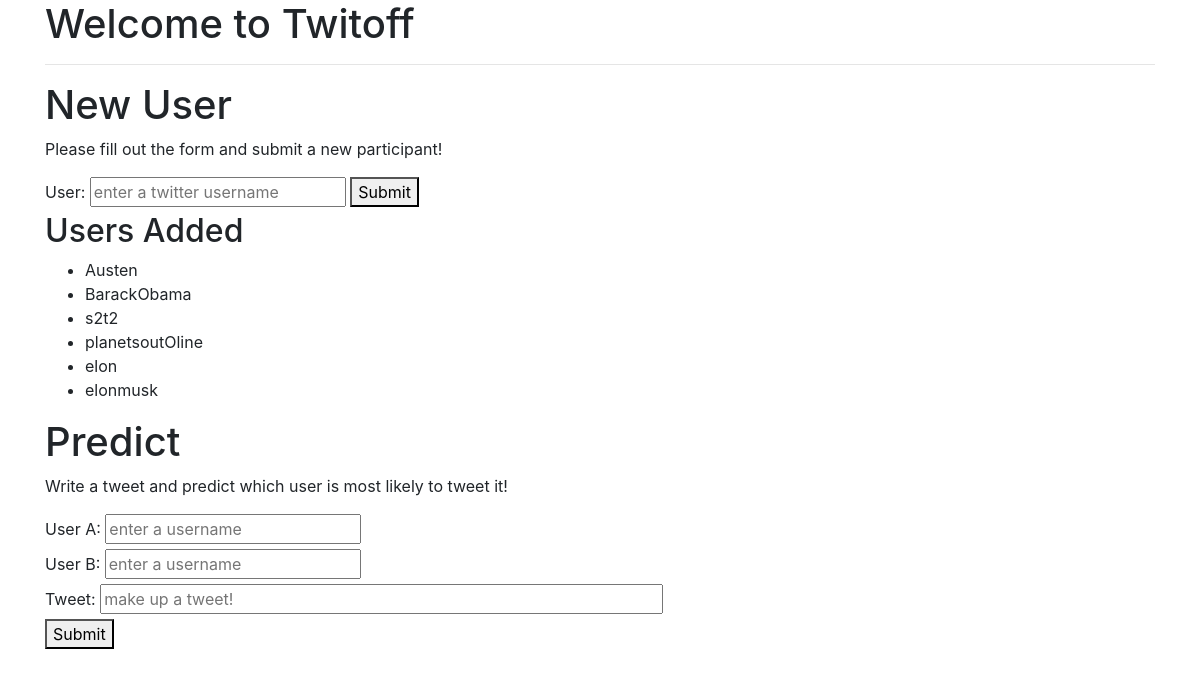
Before: /new with the older database file.
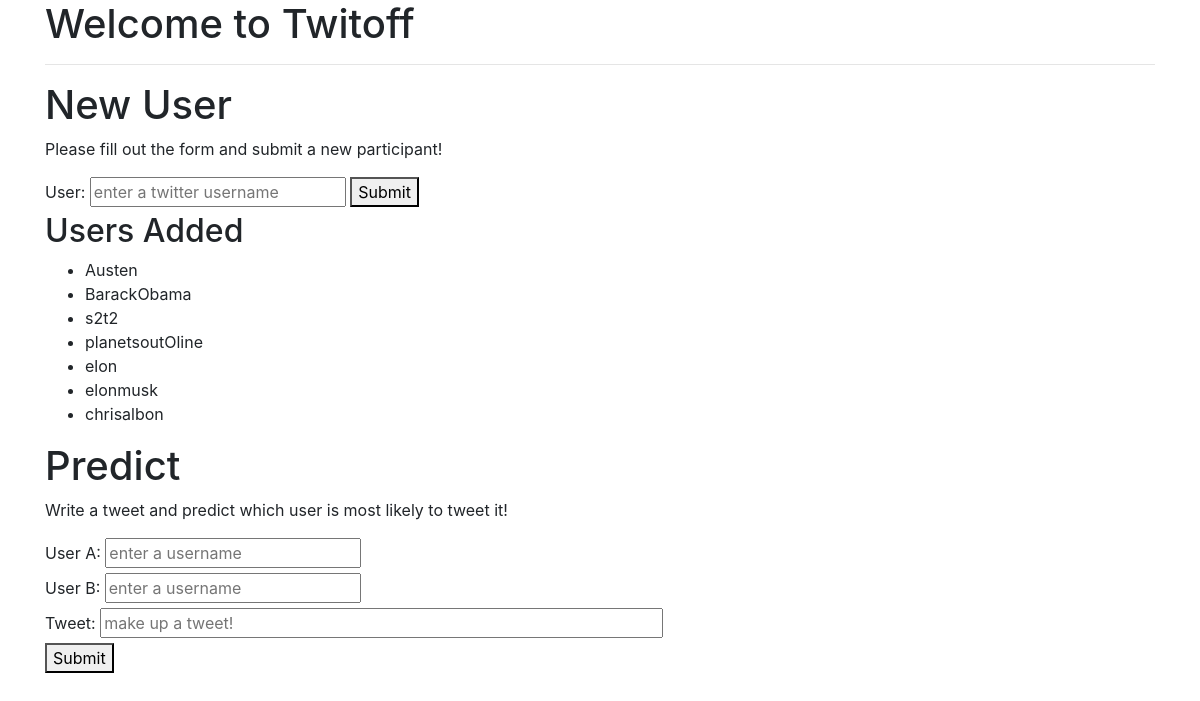
After: the same page with the newer database file.
### twitoff/models.py (models this page shows)
class User(db.Model):
    id = db.Column(db.BigInteger, primary_key=True)
    screen_name = db.Column(db.String(128), nullable=False)
    name = db.Column(db.String)
    location = db.Column(db.String)
    followers_count = db.Column(db.Integer)

### twitoff/app.py (the view)
    @app.route("/new")
    def new_data():
        users = get_users_from_db()
        return render_template("new_data.html", message="Users Added", users=users)

### twitoff/templates/new_data.html (shortened to what this page needs)
<!DOCTYPE html>
<html lang="en">
<head>
    <link rel="stylesheet" href="https://stackpath.bootstrapcdn.com/bootstrap/4.3.1/css/bootstrap.min.css">
</head>
<body>
    <div class="container">
        <div id="nav">
          {% block nav %}
            <h1>Welcome to Twitoff</h1>
          {% endblock %}
        </div>
        <hr>
    <h1>New User</h1>
    <p>Please fill out the form and submit a new participant!</p>
    <form action="/new/create" method="POST">
        <label>User:</label>
        <input type="text" name="user" placeholder="enter a twitter username">
        <button>Submit</button>
    </form>
{% block content %}
    <h2>Users Added</h2>
    {% if users %}
        <ul>
        {% for user in users %}
            <li>{{ user["screen_name"] }}</li>
        {% endfor %}
        </ul>
    {% else %}
        <p>no users found.</p>
    {% endif %}
{% endblock %}
    <h1>Predict</h1>
    <p>Write a tweet and predict which user is most likely to tweet it!</p>
    <form action="/new/predict" method="POST">
        <label>User A:</label>
        <input type="text" name="user_a" placeholder="enter a username">
        <br>
        <label>User B:</label>
        <input type="text" name="user_b" placeholder="enter a username">
        <br>
        <label>Tweet:</label>
        <input type="text" name="tweet_text" size="50" placeholder="make up a tweet!">
        <br>
        <button>Submit</button>
    </form>
</body>
</html>

Changed rows visible on the page:
added User: screen_name "chrisalbon"
